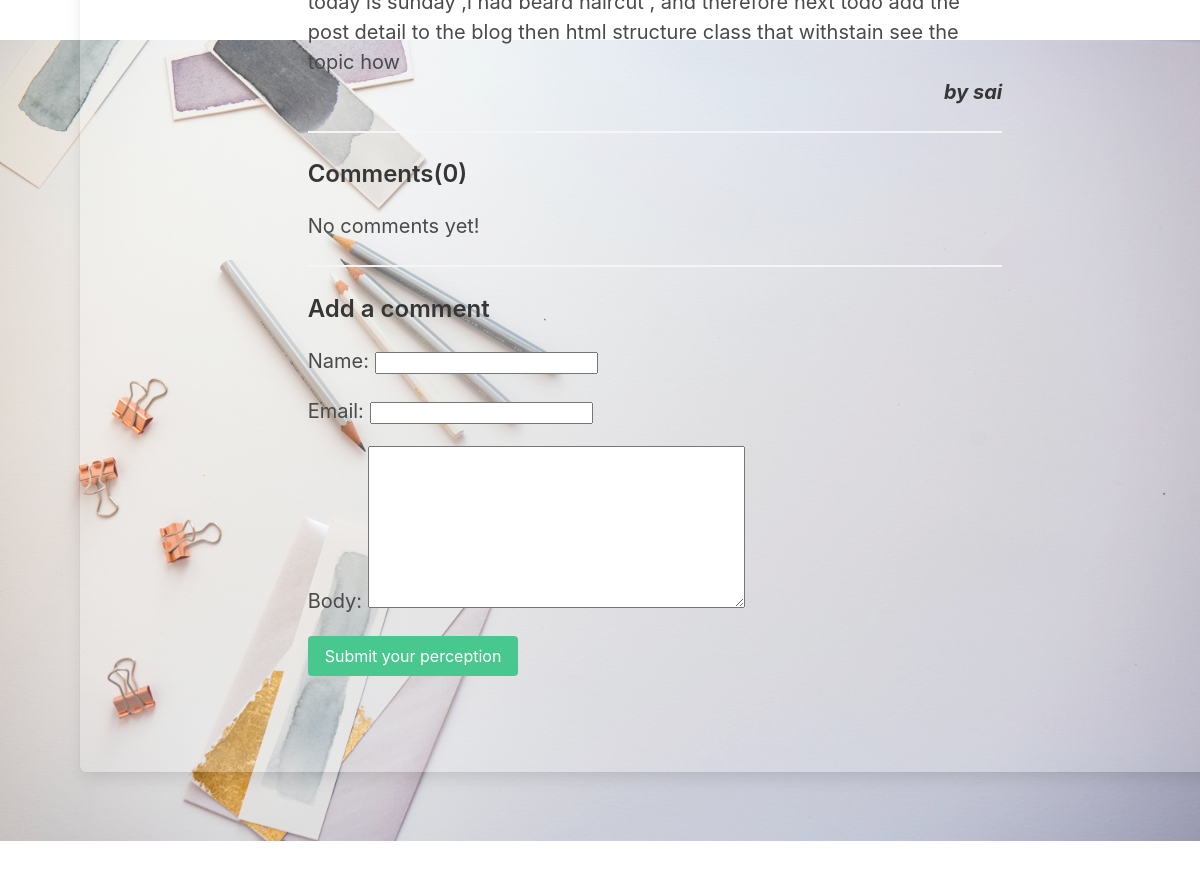
The page /postdetail/48 on the database its author committed.
### myapi/models.py (models this page shows, shortened)
class Posts(models.Model):
    aurt = models.CharField(max_length=15,default=User)
    title = models.CharField(max_length=20)
    content = models.TextField()
    image = models.ImageField(upload_to='media/uploads/',blank=True,null=True)
    date = models.DateTimeField(blank=True,default=timezone.now)
    Username = models.ForeignKey(User, on_delete=models.CASCADE, null=True, default=1)
    class Meta:
        verbose_name_plural="Posts"
    class Meta:
        ordering = ['-date', ]

class User(models.Model):
        Username = models.CharField(max_length=40)
        email = models.CharField(max_length=50, unique=True)
        phone = models.CharField(max_length=30)
        pass1 = models.CharField(max_length=200)
        def __str__(self):
            return self.Username

### myapi/views.py (the view)
# urls.py: path('postdetail/<int:id>',postdetail,name="postdetail"),
def postdetail(request,id):
    pdata= Posts.objects.get(id=id)
    if request.method == 'POST':
        form = CommentForm(request.POST)
        if form.is_valid():
            comment = form.save(commit=False)
            comment.post = pdata
            comment.save()
            return redirect('postdetail',id=pdata.id)
    else:
        form = CommentForm()
    return render(request, "post_detail.html", {'pdata': pdata, 'form': form,"id":pdata.id})

### myapi/forms.py
class CommentForm(forms.ModelForm):
    class Meta:
        model = comment
        fields = ('name', 'email', 'body')

### myapi/templates/post_detail.html (shortened to what this page needs)
<!DOCTYPE html>
<html lang="en">
<head>
    <link rel="stylesheet" href="https://unpkg.com/bulma@0.9.3/css/bulma.min.css" />
  <link href="https://stackpath.bootstrapcdn.com/font-awesome/4.7.0/css/font-awesome.min.css" rel="stylesheet"
>
</head>
<body>
{% block body %}
{% if pdata.image %}
    <figure class="image mb-6">
        <img src="{{pdata.image.url}}">
    </figure>
<section class="section" style="position:absolute;
margin-top:-1050px; border-radius: 6px; height:fit-content; background-color: #ffffff3b;
box-shadow: 0 0.5em 1em -0.125em rgb(10 10 10 / 10%), 0 0 0 1px rgb(10 10 10 / 2%); border: 1px solid #fffffab; width:1150px;margin-left:80px; padding-bottom:-25px;">
          <div class="columns " style="padding-bottom:-25px;">
            <div class="column is-8 is-offset-2">
              <div class="content is-medium">
                <p>
                    <br><strong class="h3">by {{pdata.Username}}</strong><br>
                </p>
                  <hr>
                  <h2 class="subtitle is-4">Comments({{pdata.comments.all|length}})</h2>
                  {% if not pdata.comments.all %}
                    <p>
                        No comments yet!
                    </p>
                  {% endif %}
                  <hr>
                  <h2 class="subtitle is-4">Add a comment</h2>
                <form method="post" class="mb-6" action="/postdetail/{{id}}">
                    {{form.as_p}}
                    <div class="field">
                        <div class="control">
                            <button class="button is-success" type="submit">Submit your perception</button>
                        </div>
                    </div>
                </form>
              </div>
            </div>
          </div>
        </section>
{% endif %}
{% endblock %}
</body>
</html>

### myapi/templates/post_detail.html (style rules this page uses)
img { background-repeat: no-repeat; background-attachment: fixed; }
.h3 { float:right; font-style: italic; }

### rows shown on the page
Posts: image (picture), Username "sai", comments.all|length "0"
